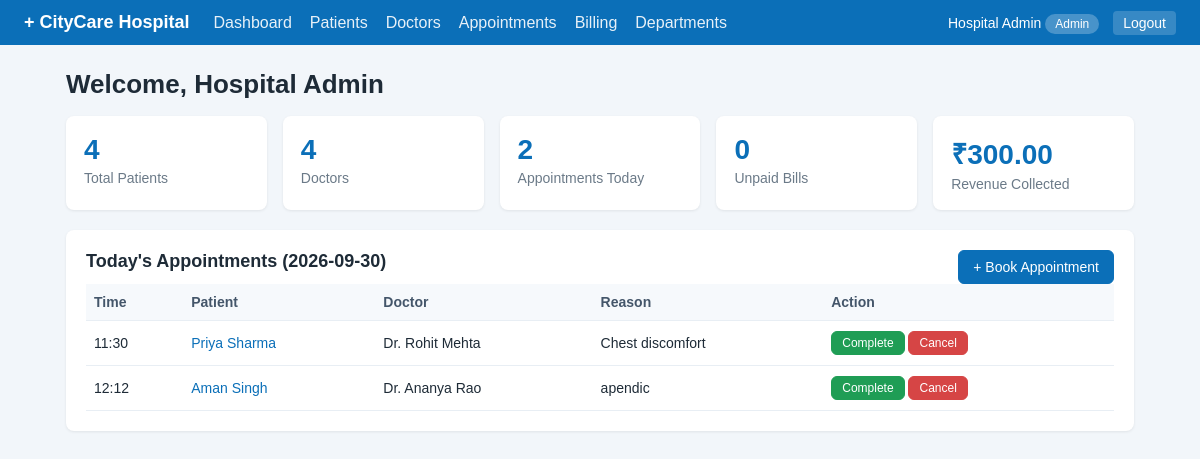
The app's page /dashboard (signed in) with its own data.
### tables this page shows
CREATE TABLE appointments (
    id         INTEGER PRIMARY KEY AUTOINCREMENT,
    patient_id INTEGER NOT NULL,
    doctor_id  INTEGER NOT NULL,
    appt_date  TEXT NOT NULL,
    appt_time  TEXT NOT NULL,
    reason     TEXT,
    status     TEXT NOT NULL DEFAULT 'Scheduled'
               CHECK (status IN ('Scheduled', 'Completed', 'Cancelled')),
    FOREIGN KEY (patient_id) REFERENCES patients(id) ON DELETE CASCADE,
    FOREIGN KEY (doctor_id)  REFERENCES doctors(id)  ON DELETE RESTRICT
);

CREATE TABLE patients (
    id          INTEGER PRIMARY KEY AUTOINCREMENT,
    name        TEXT NOT NULL,
    age         INTEGER NOT NULL,
    gender      TEXT NOT NULL,
    phone       TEXT NOT NULL,
    blood_group TEXT,
    address     TEXT,
    created_at  TEXT NOT NULL DEFAULT (date('now'))
);

CREATE TABLE doctors (
    id             INTEGER PRIMARY KEY AUTOINCREMENT,
    name           TEXT NOT NULL,
    department_id  INTEGER NOT NULL,
    specialization TEXT,
    phone          TEXT,
    email          TEXT,
    fee            REAL NOT NULL DEFAULT 0,
    FOREIGN KEY (department_id) REFERENCES departments(id) ON DELETE RESTRICT
);

### app.py (the view)
@app.route("/dashboard")
@login_required()
def dashboard():
    today = str(date.today())
    doctor_id = session.get("doctor_id") if session["role"] == "doctor" else None
    stats = {
        "patients": query("SELECT COUNT(*) c FROM patients", one=True)["c"],
        "doctors": query("SELECT COUNT(*) c FROM doctors", one=True)["c"],
        "today_appts": query(
            "SELECT COUNT(*) c FROM appointments WHERE appt_date = ? AND status = 'Scheduled'"
            + (" AND doctor_id = ?" if doctor_id else ""),
            (today, doctor_id) if doctor_id else (today,), one=True)["c"],
        "unpaid": query("SELECT COUNT(*) c FROM bills WHERE status = 'Unpaid'", one=True)["c"],
        "revenue": query("SELECT COALESCE(SUM(total), 0) s FROM bills WHERE status = 'Paid'",
                         one=True)["s"],
    }
    sql = ("SELECT a.*, p.name AS patient_name, d.name AS doctor_name FROM appointments a "
           "JOIN patients p ON p.id = a.patient_id JOIN doctors d ON d.id = a.doctor_id "
           "WHERE a.appt_date = ? AND a.status = 'Scheduled'")
    args = [today]
    if doctor_id:
        sql += " AND a.doctor_id = ?"
        args.append(doctor_id)
    todays = query(sql + " ORDER BY a.appt_time", args)
    return render_template("dashboard.html", stats=stats, todays=todays)

### app.py (called while the page is built)
def get_db():
    if "db" not in g:
        g.db = sqlite3.connect(DATABASE)
        g.db.row_factory = sqlite3.Row
        g.db.execute("PRAGMA foreign_keys = ON")
    return g.db

def query(sql, args=(), one=False):
    rows = get_db().execute(sql, args).fetchall()
    if one:
        return rows[0] if rows else None
    return rows

def login_required(*roles):
    def decorator(f):
        @wraps(f)
        def wrapper(*args, **kwargs):
            if "user_id" not in session:
                return redirect(url_for("login"))
            if roles and session.get("role") not in roles:
                flash("You do not have permission to open that page.", "error")
                return redirect(url_for("dashboard"))
            return f(*args, **kwargs)
        return wrapper
    return decorator

@app.template_filter("money")
def money(value):
    return f"₹{float(value):,.2f}"

@app.context_processor
def inject_today():
    return {"today": str(date.today())}

### templates/dashboard.html (shortened to what this page needs)
{% extends "base.html" %}
{% block content %}
<h1>Welcome, {{ session.name }}</h1>
<div class="stats">
  <div class="stat"><span>{{ stats.patients }}</span>Total Patients</div>
  <div class="stat"><span>{{ stats.doctors }}</span>Doctors</div>
  <div class="stat"><span>{{ stats.today_appts }}</span>Appointments Today</div>
  {% if session.role != 'doctor' %}
  <div class="stat"><span>{{ stats.unpaid }}</span>Unpaid Bills</div>
  <div class="stat"><span>{{ stats.revenue|money }}</span>Revenue Collected</div>
  {% endif %}
</div>
<div class="card">
  <div class="row-between"><h2>Today's Appointments ({{ today }})</h2>
    {% if session.role != 'doctor' %}<a class="btn primary" href="{{ url_for('appointment_add') }}">+ Book Appointment</a>{% endif %}
  </div>
  {% if todays %}
  <table>
    <tr><th>Time</th><th>Patient</th><th>Doctor</th><th>Reason</th><th>Action</th></tr>
    {% for a in todays %}
    <tr>
      <td>{{ a.appt_time }}</td>
      <td><a href="{{ url_for('patient_view', patient_id=a.patient_id) }}">{{ a.patient_name }}</a></td>
      <td>{{ a.doctor_name }}</td><td>{{ a.reason }}</td>
      <td>
        <form method="post" action="{{ url_for('appointment_status', appt_id=a.id) }}" class="inline">
          <button name="status" value="Completed" class="btn small success">Complete</button>
          <button name="status" value="Cancelled" class="btn small danger">Cancel</button>
        </form>
      </td>
    </tr>
    {% endfor %}
  </table>
  {% else %}<p class="muted">No scheduled appointments for today.</p>{% endif %}
</div>
{% endblock %}

### static/style.css (style rules this page uses)
* { box-sizing: border-box; }
body { margin: 0; font-family: Arial, Helvetica, sans-serif; background: #f2f6fa; color: #1e2b37; }
a { color: #0b6fb8; text-decoration: none; }
h1 { font-size: 26px; margin: 10px 0 16px; }
h2 { font-size: 18px; margin: 0 0 12px; }
.card { background: #fff; border-radius: 8px; padding: 20px; margin-bottom: 20px; box-shadow: 0 1px 3px rgba(0,0,0,.08); }
.row-between { display: flex; justify-content: space-between; align-items: center; flex-wrap: wrap; gap: 10px; }
.stats { display: grid; grid-template-columns: repeat(auto-fit, minmax(170px, 1fr)); gap: 16px; margin-bottom: 20px; }
.stat { background: #fff; border-radius: 8px; padding: 18px; box-shadow: 0 1px 3px rgba(0,0,0,.08); color: #6b7a88; font-size: 14px; }
.stat span { display: block; font-size: 28px; font-weight: bold; color: #0b6fb8; margin-bottom: 4px; }
table { width: 100%; border-collapse: collapse; font-size: 14px; }
th, td { text-align: left; padding: 10px 8px; border-bottom: 1px solid #e8eef4; }
th { background: #f6f9fc; color: #44566a; }
.btn { display: inline-block; border: 1px solid #c5d2de; background: #fff; color: #1e2b37; padding: 8px 14px; border-radius: 6px; cursor: pointer; font-size: 14px; }
.btn.primary { background: #0b6fb8; border-color: #0b6fb8; color: #fff; }
.btn.success { background: #1f9d55; border-color: #1f9d55; color: #fff; }
.btn.danger { background: #d64545; border-color: #d64545; color: #fff; }
.btn.small { padding: 4px 10px; font-size: 12px; }
form.inline { display: inline; }

### records on screen
appointments: appt_time "11:30", patient_name "Priya Sharma", doctor_name "Dr. Rohit Mehta", reason "Chest discomfort"
appointments: appt_time "12:12", patient_name "Aman Singh", doctor_name "Dr. Ananya Rao", reason "apendic"

### other values on screen
{{ session.name }} "Hospital Admin"
{{ session.role }} "Admin"
{{ stats.patients }} "4"
{{ stats.doctors }} "4"
{{ stats.today_appts }} "2"
{{ stats.unpaid }} "0"
{{ stats.revenue|money }} "₹300.00"
